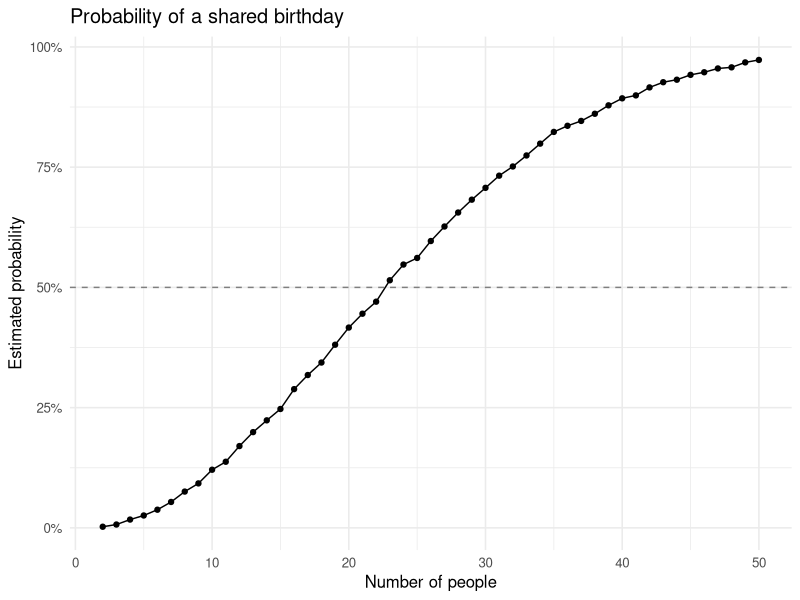

This chart was generated by the following R code:
## ---- chunk 1

library(dplyr)
library(tidyverse)
library(purrr)
## ---- chunk 2
has_shared_birthday = function(group_size) {
  birthdays = sample(1:365, size = group_size, replace = TRUE)
  any(duplicated(birthdays))
}
## ---- chunk 3
set.seed(8105)

birthday_probabilities =
  expand_grid(
    group_size = 2:50,
    simulation = 1:10000
  ) |>
  mutate(shared_birthday = map_lgl(group_size, has_shared_birthday)) |>
  group_by(group_size) |>
  summarize(
    probability = mean(shared_birthday),
    .groups = "drop"
  )
## ---- chunk 4
birthday_probabilities |>
  ggplot(aes(x = group_size, y = probability)) +
  geom_line() +
  geom_point(size = 1.5) +
  geom_hline(yintercept = 0.5, linetype = "dashed", color = "gray50") +
  scale_y_continuous(labels = scales::label_percent()) +
  labs(
    title = "Probability of a shared birthday",
    x = "Number of people",
    y = "Estimated probability"
  ) +
  theme_minimal(base_size = 12)
